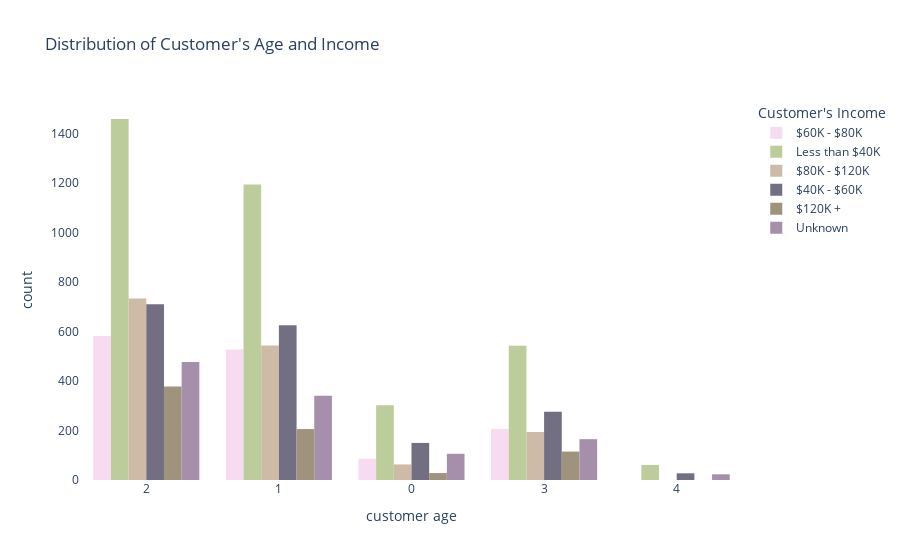

Write notebook code for a chart like this one.
### Code cell
fig = px.histogram(data, x="Customer_Age",color_discrete_sequence=['#F7DBF0','#BCCC9A','#CDBBA7',
                                                                   '#716F81','#A0937D','#A58FAA'],
                   color="Income_Category", title='Distribution of Customer\'s Age and Income',
                   labels={'Customer_Age':'customer age'},
                  barmode='group')
fig.update_xaxes(type='category')
fig.update_layout(paper_bgcolor="rgba(0,0,0,0)", plot_bgcolor="rgba(0,0,0,0)",legend_title="Customer\'s Income")
fig.show()

### Figure 1 — Plotly figure (JSON) as saved in the notebook; plotly's stock layout.template omitted (floating-point values rounded to 4 significant figures; data arrays with more than 128 entries replaced by an {"elided": "..."} marker saying what was removed)
{"data": [{"alignmentgroup": "True", "bingroup": "x", "hovertemplate": "Income_Category=$60K - $80K<br>customer age=%{x}<br>count=%{y}<extra></extra>", "legendgroup": "$60K - $80K", "marker": {"color": "#F7DBF0", "pattern": {"shape": ""}}, "name": "$60K - $80K", "offsetgroup": "$60K - $80K", "orientation": "v", "showlegend": true, "type": "histogram", "x": {"elided": "1402 int values"}, "xaxis": "x", "yaxis": "y"}, {"alignmentgroup": "True", "bingroup": "x", "hovertemplate": "Income_Category=Less than $40K<br>customer age=%{x}<br>count=%{y}<extra></extra>", "legendgroup": "Less than $40K", "marker": {"color": "#BCCC9A", "pattern": {"shape": ""}}, "name": "Less than $40K", "offsetgroup": "Less than $40K", "orientation": "v", "showlegend": true, "type": "histogram", "x": {"elided": "3561 int values"}, "xaxis": "x", "yaxis": "y"}, {"alignmentgroup": "True", "bingroup": "x", "hovertemplate": "Income_Category=$80K - $120K<br>customer age=%{x}<br>count=%{y}<extra></extra>", "legendgroup": "$80K - $120K", "marker": {"color": "#CDBBA7", "pattern": {"shape": ""}}, "name": "$80K - $120K", "offsetgroup": "$80K - $120K", "orientation": "v", "showlegend": true, "type": "histogram", "x": {"elided": "1535 int values"}, "xaxis": "x", "yaxis": "y"}, {"alignmentgroup": "True", "bingroup": "x", "hovertemplate": "Income_Category=$40K - $60K<br>customer age=%{x}<br>count=%{y}<extra></extra>", "legendgroup": "$40K - $60K", "marker": {"color": "#716F81", "pattern": {"shape": ""}}, "name": "$40K - $60K", "offsetgroup": "$40K - $60K", "orientation": "v", "showlegend": true, "type": "histogram", "x": {"elided": "1790 int values"}, "xaxis": "x", "yaxis": "y"}, {"alignmentgroup": "True", "bingroup": "x", "hovertemplate": "Income_Category=$120K +<br>customer age=%{x}<br>count=%{y}<extra></extra>", "legendgroup": "$120K +", "marker": {"color": "#A0937D", "pattern": {"shape": ""}}, "name": "$120K +", "offsetgroup": "$120K +", "orientation": "v", "showlegend": true, "type": "histogram", "x": {"elided": "727 int values"}, "xaxis": "x", "yaxis": "y"}, {"alignmentgroup": "True", "bingroup": "x", "hovertemplate": "Income_Category=Unknown<br>customer age=%{x}<br>count=%{y}<extra></extra>", "legendgroup": "Unknown", "marker": {"color": "#A58FAA", "pattern": {"shape": ""}}, "name": "Unknown", "offsetgroup": "Unknown", "orientation": "v", "showlegend": true, "type": "histogram", "x": {"elided": "1112 int values"}, "xaxis": "x", "yaxis": "y"}], "layout": {"barmode": "group", "legend": {"title": {"text": "Customer's Income"}, "tracegroupgap": 0}, "paper_bgcolor": "rgba(0,0,0,0)", "plot_bgcolor": "rgba(0,0,0,0)", "title": {"text": "Distribution of Customer's Age and Income"}, "xaxis": {"anchor": "y", "domain": [0, 1], "title": {"text": "customer age"}, "type": "category"}, "yaxis": {"anchor": "x", "domain": [0, 1], "title": {"text": "count"}}}}
